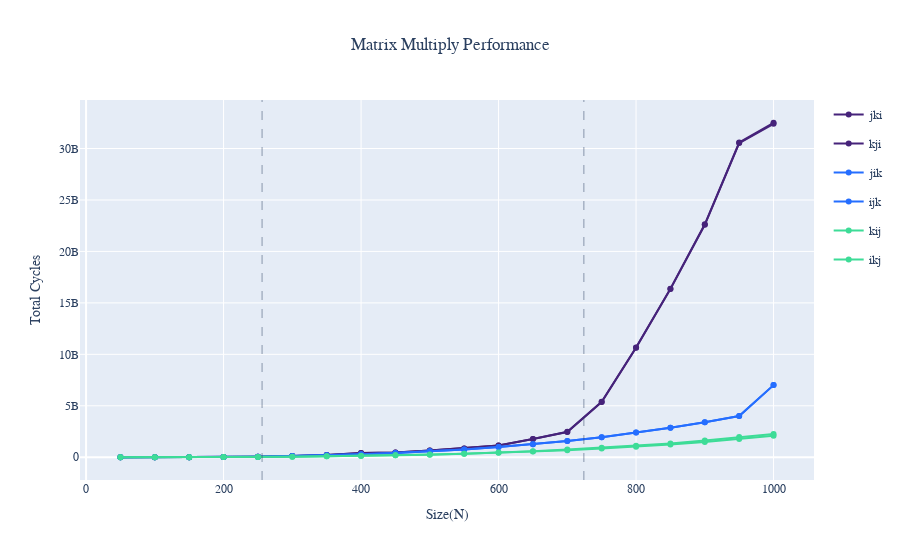

The cell this chart's notebook holds for it:
### Markdown cell above
## Plot total cycles per fn

### Code cell
total_df = get_df('total').to_pandas()
figAC = px.line(total_df, **fig_args(cols, "AC"))
figAB = px.line(total_df, **fig_args(cols, "AB"))
figBC = px.line(total_df, **fig_args(cols, "BC"))

layout = {
    "font": {"family": "Courier New"},
    "title_text": "Matrix Multiply Performance",
    "title_x": 0.5,
    "xaxis_title":"Size(N)",
    "yaxis_title":"Total Cycles",
    "height": 700
}

fig = go.Figure(layout=layout,data=figAC.data + figAB.data + figBC.data)
fig.add_vline(x=l2_cutoff, line_width=0.5, line_dash="dash")
fig.add_vline(x=l3_cutoff, line_width=0.5, line_dash="dash")
fig.show()

### Figure 1 — Plotly figure (JSON) as saved in the notebook; plotly's stock layout.template omitted (floating-point values rounded to 4 significant figures)
{"data": [{"hovertemplate": "variable=jki<br>N=%{x}<br>value=%{y}<extra></extra>", "legendgroup": "jki", "line": {"color": "#46237a", "dash": "solid"}, "marker": {"symbol": "circle"}, "mode": "markers+lines", "name": "jki", "orientation": "v", "showlegend": true, "type": "scatter", "x": [50, 100, 150, 200, 250, 300, 350, 400, 450, 500, 550, 600, 650, 700, 750, 800, 850, 900, 950, 1000], "xaxis": "x", "y": [302690, 2668404, 10304042, 26909428, 53932764, 119881724, 216372702, 411317940, 470350826, 646683416, 861744242, 1140745780, 1775541804, 2469407178, 5401144204, 10664538234, 16384482140, 22636311294, 30583616080, 32503406996], "yaxis": "y"}, {"hovertemplate": "variable=kji<br>N=%{x}<br>value=%{y}<extra></extra>", "legendgroup": "kji", "line": {"color": "#46237a", "dash": "solid"}, "marker": {"symbol": "circle"}, "mode": "markers+lines", "name": "kji", "orientation": "v", "showlegend": true, "type": "scatter", "x": [50, 100, 150, 200, 250, 300, 350, 400, 450, 500, 550, 600, 650, 700, 750, 800, 850, 900, 950, 1000], "xaxis": "x", "y": [302020, 2609782, 10304044, 26909426, 53811210, 119881722, 216372704, 411317940, 470350828, 646683420, 861744240, 1140745776, 1769608874, 2453691236, 5360483756, 10637367722, 16338403258, 22590244034, 30527738790, 32399690126], "yaxis": "y"}, {"hovertemplate": "variable=jik<br>N=%{x}<br>value=%{y}<extra></extra>", "legendgroup": "jik", "line": {"color": "#256eff", "dash": "solid"}, "marker": {"symbol": "circle"}, "mode": "markers+lines", "name": "jik", "orientation": "v", "showlegend": true, "type": "scatter", "x": [50, 100, 150, 200, 250, 300, 350, 400, 450, 500, 550, 600, 650, 700, 750, 800, 850, 900, 950, 1000], "xaxis": "x", "y": [302020, 2609782, 10304040, 26909424, 53811208, 119408480, 191361880, 290135902, 414030130, 572322516, 763345316, 995070026, 1270431988, 1585970468, 1952939682, 2405939736, 2856428476, 3398300692, 4011804934, 7008647562], "yaxis": "y"}, {"hovertemplate": "variable=ijk<br>N=%{x}<br>value=%{y}<extra></extra>", "legendgroup": "ijk", "line": {"color": "#256eff", "dash": "solid"}, "marker": {"symbol": "circle"}, "mode": "markers+lines", "name": "ijk", "orientation": "v", "showlegend": true, "type": "scatter", "x": [50, 100, 150, 200, 250, 300, 350, 400, 450, 500, 550, 600, 650, 700, 750, 800, 850, 900, 950, 1000], "xaxis": "x", "y": [302014, 2609784, 10304040, 26909424, 53811210, 119408476, 191361880, 290135898, 414030130, 572322516, 763345316, 995070026, 1270431988, 1585970464, 1952939680, 2405939736, 2856428476, 3398300692, 4011804936, 7008647558], "yaxis": "y"}, {"hovertemplate": "variable=kij<br>N=%{x}<br>value=%{y}<extra></extra>", "legendgroup": "kij", "line": {"color": "#3ddc97", "dash": "solid"}, "marker": {"symbol": "circle"}, "mode": "markers+lines", "name": "kij", "orientation": "v", "showlegend": true, "type": "scatter", "x": [50, 100, 150, 200, 250, 300, 350, 400, 450, 500, 550, 600, 650, 700, 750, 800, 850, 900, 950, 1000], "xaxis": "x", "y": [300006, 2094088, 7012632, 17394564, 34073972, 59588314, 91905018, 135830290, 194474230, 265398156, 350868730, 451774096, 583831106, 741276926, 920314254, 1105626488, 1332040636, 1618555084, 1964084548, 2263850984], "yaxis": "y"}, {"hovertemplate": "variable=ikj<br>N=%{x}<br>value=%{y}<extra></extra>", "legendgroup": "ikj", "line": {"color": "#3ddc97", "dash": "solid"}, "marker": {"symbol": "circle"}, "mode": "markers+lines", "name": "ikj", "orientation": "v", "showlegend": true, "type": "scatter", "x": [50, 100, 150, 200, 250, 300, 350, 400, 450, 500, 550, 600, 650, 700, 750, 800, 850, 900, 950, 1000], "xaxis": "x", "y": [229122, 2080082, 6772406, 16201686, 32029666, 55155878, 87403740, 129517292, 184327884, 252785600, 335951164, 435222974, 553682458, 689477820, 850515436, 1018261552, 1240446538, 1484166590, 1778370632, 2097616016], "yaxis": "y"}], "layout": {"autosize": true, "font": {"family": "Courier New"}, "shapes": [{"line": {"dash": "dash", "width": 0.5}, "type": "line", "x0": 256, "x1": 256, "xref": "x", "y0": 0, "y1": 1, "yref": "y domain"}, {"line": {"dash": "dash", "width": 0.5}, "type": "line", "x0": 724.1, "x1": 724.1, "xref": "x", "y0": 0, "y1": 1, "yref": "y domain"}], "title": {"text": "Matrix Multiply Performance", "x": 0.5}, "xaxis": {"autorange": true, "range": [-7.509, 1058.0], "title": {"text": "Size(N)"}, "type": "linear"}, "yaxis": {"autorange": true, "range": [-2100000000.0, 34600000000.0], "title": {"text": "Total Cycles"}, "type": "linear"}}}
